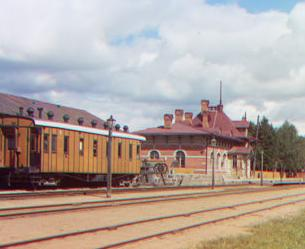
%> input picture trainCarRGB.jpg, 305 x 249 px
$ octave enhanceTrainCar.m   (GNU Octave 9; MATLAB toolbox functions it lacks are replaced by stand-ins)
%> lines starting %> are read from the running program, lines starting %| are printed output that depends on the picture
%> further down, img is the input picture: size 249x305x3 uint8; mean R, G, B 178.3, 164.2, 157.3
### color_histeq.m
function im_out = color_histeq(im, pct)
%> called with pct = 0.4
%color_histeq performs histogram equalization on a color image.
%   Histogram equalization of a colored image achieved by
% performing the equalization on the V (value) channel of the
% HSV color space.  Returns an RGB image.

if 0 < pct > 1
    error('color_histeq percentage weight must be between 0 and 1.')
end

% convert to HSV
imHSV = rgb2hsv(im);
%> imHSV: size 249x305x3 double; mean H, S, V 0.392, 0.239, 0.733

% apply histogram equalization to the V component
hsv_component = pct .* histeq(imHSV(:, :, 3));
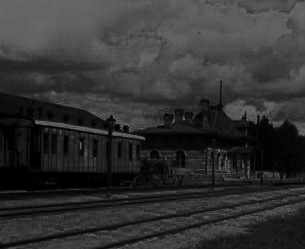
%> hsv_component: size 249x305 double; min 0, max 0.4, mean 0.198
reg_component = (1-pct) .* imHSV(:,:,3);
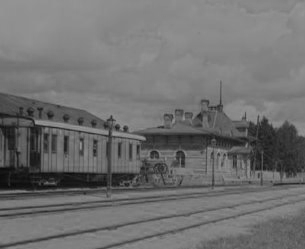
%> reg_component: size 249x305 double; min 0.0329, max 0.6, mean 0.44
imHSV(:,:,3) = (hsv_component + reg_component);
%> imHSV: size 249x305x3 double; mean H, S, V 0.392, 0.239, 0.638

% convert the image back to RGB
im_out = hsv2rgb(imHSV);
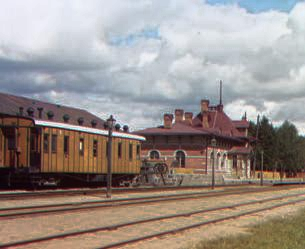
%> im_out: size 249x305x3 double; mean R, G, B 0.607, 0.566, 0.546
end

### sat_adjust.m
function im_out = sat_adjust(im, pct)
%> called with pct = 0.37
%sat_adjust increases the saturation of an image by pct.
%   sat_adjust uses the HSV color space to increase the
% saturation of an image by pct.  For example, if the function
% was called as: sat_adjust(img,.25), then the returned image's
% saturation would be 25% closer to total saturation. (note:
% saturation levels exceeding 1 are clipped to 1). Returns
% an RGB image.

if 0 > pct > 1
    error('color_histeq percentage weight must be between 0 and 1.')
end

% convert to HSV
imHSV = rgb2hsv(im);
%> imHSV: size 249x305x3 double; mean H, S, V 0.392, 0.239, 0.638

% apply histogram equalization to the V component
imHSV(:,:,2) = (1+pct) .* imHSV(:, :, 2);
%> imHSV: size 249x305x3 double; mean H, S, V 0.392, 0.328, 0.638

imHSV(imHSV > 1) = 1;  % Limit values
%> imHSV: size 249x305x3 double; mean H, S, V 0.392, 0.327, 0.638

% convert the image back to RGB
im_out = hsv2rgb(imHSV);
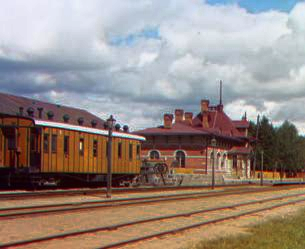
%> im_out: size 249x305x3 double; mean R, G, B 0.595, 0.54, 0.513
end

### enhanceTrainCar.m
%this script enhances trainCar.jpg
close all;

img= imread('trainCarRGB.jpg');

%perform histogram equalization and scale back to 40%
img=color_histeq(img,.4);

%increase saturation by 37%
img=sat_adjust(img,.37);

figure; imshow(img);

% subtly sharpen the image without adding noticable noise
l = fspecial('log',40, 1);
img = img - imfilter(img, l,'replicate');
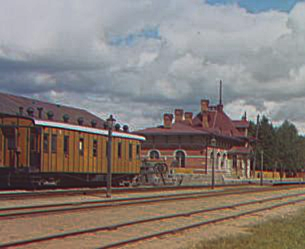
%> img: size 249x305x3 double; mean R, G, B 0.595, 0.54, 0.513; mean of the top-left, top-right, bottom-left and bottom-right quarters 0.711, 0.751, 0.346, 0.392; drawn with min black and max white
figure;imshow(img);
%> after `imshow(img)`:
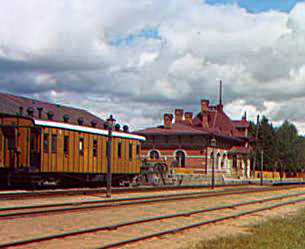
%> displayed picture: size 249x305x3, on the screen's scale of 0 to 255; mean R, G, B 151.8, 137.7, 130.8

% save it
imwrite(img, 'trainCarRGBenhanced.jpg');

$ run again, with riverRGB.jpg copied over trainCarRGB.jpg
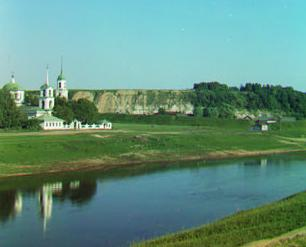
%> input picture riverRGB.jpg, 306 x 247 px
%> img is the input picture: size 247x306x3 uint8; mean R, G, B 98.1, 143.2, 127.1
%> in color_histeq, `reg_component = (1-pct) .* imHSV(:,:,3);`:
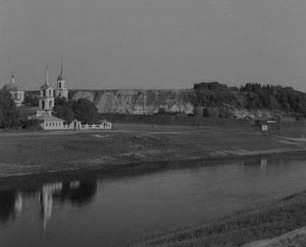
%> reg_component: size 247x306 double; min 0.0447, max 0.6, mean 0.347
%> img: size 247x306x3 double
%> `imshow(img)`:
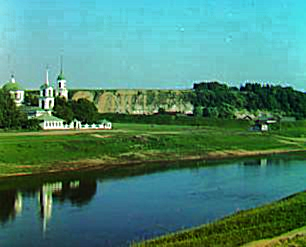
%> displayed picture: size 247x306x3, on the screen's scale of 0 to 255; mean R, G, B 75.1, 133.5, 115.7
